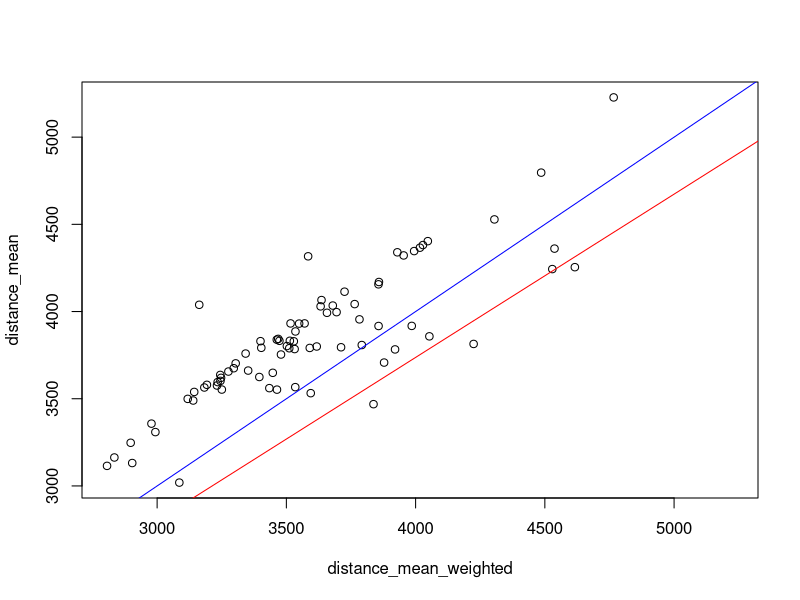

Recreate this plot in R.
l <- Sys.getenv('WIKI_LANG', 'en')
cat('processing lang', l, '...\n')

d <- read.csv('../data/x_contrib_flows.csv')
d <- subset(d, lang == l)
d <- within(d, {
  distance_ratio <- distance_mean_weighted / distance_mean
})
summary(d)

m <- lm(distance_mean_weighted ~ distance_mean, data=d)
summary(m)

plot(distance_mean ~ distance_mean_weighted, data=d, xlim=c(min(d[,5:6]), max(d[,5:6])))
abline(m, col='red')
abline(a = 0, b = 1, col='blue')
